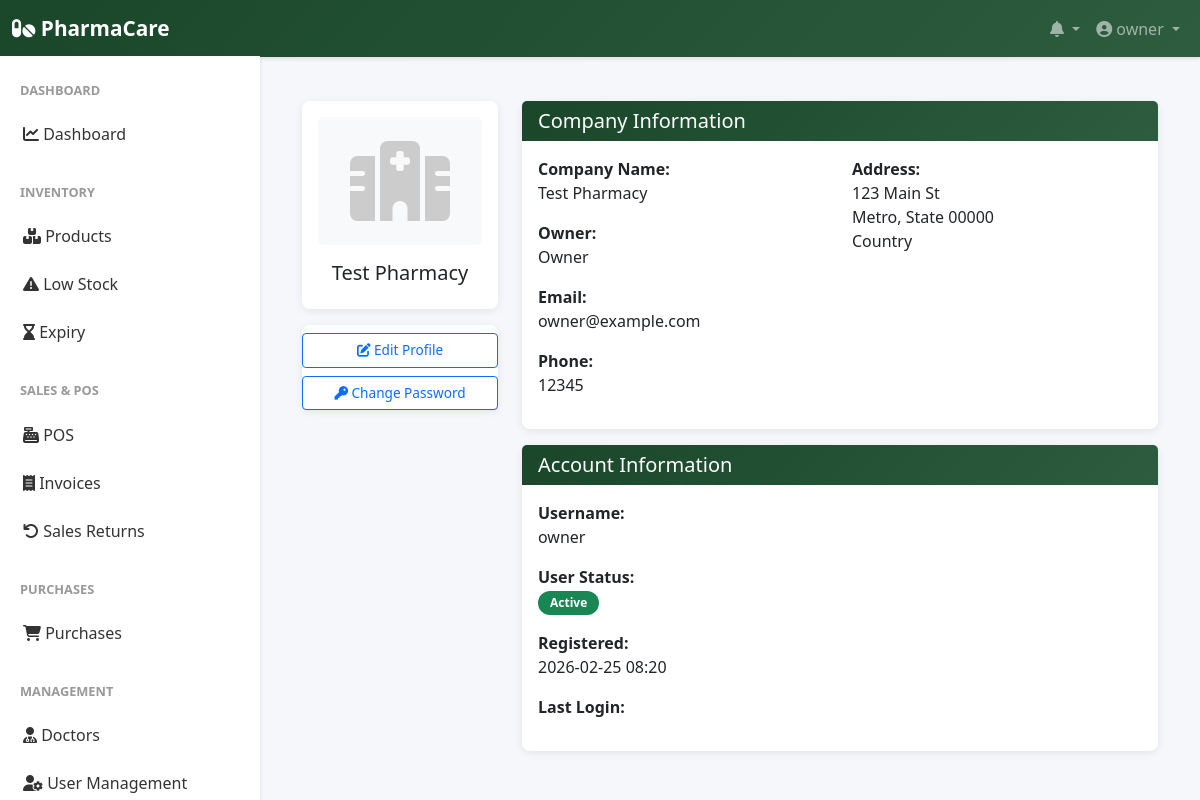
The app's page /profile (signed in) with its own data.
### app/models.py (models this page shows, shortened)
class User(UserMixin, db.Model):
    __tablename__ = 'user'
    id = db.Column(db.Integer, primary_key=True)
    company_id = db.Column(db.Integer, db.ForeignKey('company.id'), nullable=False)
    role = db.Column(db.String(20), default='manager')
    username = db.Column(db.String(255), unique=True, nullable=False)
    password_hash = db.Column(db.String(255), nullable=False)
    is_active = db.Column(db.Boolean, default=True)
    last_login = db.Column(db.DateTime)
    created_date = db.Column(db.DateTime, default=datetime.utcnow)
    updated_date = db.Column(db.DateTime, default=datetime.utcnow, onupdate=datetime.utcnow)
    company = db.relationship('Company', back_populates='user')

class Company(db.Model):
    __tablename__ = 'company'
    id = db.Column(db.Integer, primary_key=True)
    company_id = db.Column(db.String(36), unique=True, default=lambda: str(uuid.uuid4()))
    company_name = db.Column(db.String(255), nullable=False)
    owner_name = db.Column(db.String(255), nullable=False)
    email = db.Column(db.String(255), unique=True, nullable=False)
    phone = db.Column(db.String(20), nullable=False)
    address = db.Column(db.String(500), nullable=False)
    city = db.Column(db.String(100), nullable=False)
    state = db.Column(db.String(100), nullable=False)
    country = db.Column(db.String(100), nullable=False)
    postal_code = db.Column(db.String(20), nullable=False)
    gst_number = db.Column(db.String(50), unique=True)
    drug_license_number = db.Column(db.String(100), unique=True)
    logo_path = db.Column(db.String(500))
    is_active = db.Column(db.Boolean, default=True)
    created_date = db.Column(db.DateTime, default=datetime.utcnow)
    updated_date = db.Column(db.DateTime, default=datetime.utcnow, onupdate=datetime.utcnow)
    user = db.relationship('User', back_populates='company', uselist=False, cascade='all, delete-orphan')
    products = db.relationship('Product', back_populates='company', cascade='all, delete-orphan')
    sales = db.relationship('Sale', back_populates='company', cascade='all, delete-orphan')
    purchases = db.relationship('Purchase', back_populates='company', cascade='all, delete-orphan')
    customers = db.relationship('Customer', back_populates='company', cascade='all, delete-orphan')
    suppliers = db.relationship('Supplier', back_populates='company', cascade='all, delete-orphan')
    expenses = db.relationship('Expense', back_populates='company', cascade='all, delete-orphan')
    alerts = db.relationship('Alert', back_populates='company', cascade='all, delete-orphan')

### app/routes/auth.py (the view)
@auth_bp.route('/profile')
@login_required
def profile():
    company = current_user.company
    return render_template('profile.html', company=company)

### app/templates/profile.html (shortened to what this page needs)
{% extends "base.html" %}
{% block content %}
<div class="container mt-4">
    <div class="row">
        <div class="col-md-3">
            <div class="card text-center">
                <div class="card-body">
                    {% if company.logo_path %}
                    <img src="{{ url_for('static', filename=company.logo_path) }}" class="img-fluid rounded" style="max-height: 150px;">
                    {% else %}
                    <div class="bg-light rounded p-4">
                        <i class="fas fa-hospital" style="font-size: 80px; color: #ccc;"></i>
                    </div>
                    {% endif %}
                    <h5 class="mt-3">{{ company.company_name }}</h5>
                </div>
            </div>
            <div class="card mt-3">
                <div class="list-group list-group-flush">
                    <a href="{{ url_for('auth.edit_profile') }}" class="btn btn-outline-primary btn-sm w-100 mt-2">
                        <i class="fas fa-edit"></i> Edit Profile
                    </a>
                    <a href="{{ url_for('auth.change_password') }}" class="btn btn-outline-primary btn-sm w-100 mt-2">
                        <i class="fas fa-key"></i> Change Password
                    </a>
                </div>
            </div>
        </div>
        <div class="col-md-9">
            <div class="card">
                <div class="card-header">
                    <h5 class="mb-0">Company Information</h5>
                </div>
                <div class="card-body">
                    <div class="row">
                        <div class="col-md-6">
                            <p><strong>Company Name:</strong><br>{{ company.company_name }}</p>
                            <p><strong>Owner:</strong><br>{{ company.owner_name }}</p>
                            <p><strong>Email:</strong><br>{{ company.email }}</p>
                            <p><strong>Phone:</strong><br>{{ company.phone }}</p>
                        </div>
                        <div class="col-md-6">
                            <p><strong>Address:</strong><br>{{ company.address }}<br>{{ company.city }}, {{ company.state }} {{ company.postal_code }}<br>{{ company.country }}</p>
                        </div>
                    </div>
                </div>
            </div>
            <div class="card mt-3">
                <div class="card-header">
                    <h5 class="mb-0">Account Information</h5>
                </div>
                <div class="card-body">
                    <p><strong>Username:</strong><br>{{ current_user.username }}</p>
                    <p><strong>User Status:</strong><br><span class="badge bg-success">Active</span></p>
                        <p><strong>Registered:</strong><br>{{ company.created_date.strftime('%Y-%m-%d %H:%M') if company.created_date else '' }}</p>
                        <p><strong>Last Login:</strong><br>{{ current_user.last_login.strftime('%Y-%m-%d %H:%M') if current_user.last_login else '' }}</p>
                </div>
            </div>
        </div>
    </div>
</div>
{% endblock %}

### app/templates/base.html (shortened to what this page needs)
<!DOCTYPE html>
<html lang="en">
<head>
    <link href="https://cdn.jsdelivr.net/npm/bootstrap@5.3.0/dist/css/bootstrap.min.css" rel="stylesheet">
    <link rel="stylesheet" href="https://cdnjs.cloudflare.com/ajax/libs/font-awesome/6.4.0/css/all.min.css">
</head>
<body>
    <nav class="navbar navbar-expand-lg navbar-dark">
        <div class="container-fluid">
            <a class="navbar-brand" href="{{ url_for('dashboard.dashboard') }}">
                <i class="fas fa-pills"></i> PharmaCare
            </a>
            <div class="collapse navbar-collapse" id="navbarNav">
                <ul class="navbar-nav ms-auto">
                    {% if current_user.is_authenticated %}
                    <li class="nav-item dropdown">
                        <a class="nav-link dropdown-toggle" href="#" id="alertsDropdown" role="button" data-bs-toggle="dropdown">
                            <i class="fas fa-bell"></i>
                        </a>
                    </li>
                    <li class="nav-item dropdown">
                        <a class="nav-link dropdown-toggle" href="#" id="userDropdown" role="button" data-bs-toggle="dropdown">
                            <i class="fas fa-user-circle"></i> {{ current_user.username }}
                        </a>
                    </li>
                    {% endif %}
                </ul>
            </div>
        </div>
    </nav>
    {% if current_user.is_authenticated %}
    <div class="sidebar">
        <nav class="nav flex-column">
            <div class="nav-section-title">Dashboard</div>
            <a class="nav-link {% if request.endpoint == 'dashboard.dashboard' %}active{% endif %}" href="{{ url_for('dashboard.dashboard') }}">
                <i class="fas fa-chart-line"></i> Dashboard
            </a>
            <div class="nav-section-title">Inventory</div>
            <a class="nav-link {% if 'inventory' in request.path %}active{% endif %}" href="{{ url_for('inventory.products_list') }}">
                <i class="fas fa-boxes"></i> Products
            </a>
            <a class="nav-link {% if request.endpoint == 'inventory.low_stock_report' %}active{% endif %}" href="{{ url_for('inventory.low_stock_report') }}">
                <i class="fas fa-exclamation-triangle"></i> Low Stock
            </a>
            <a class="nav-link {% if request.endpoint == 'inventory.expiry_report' %}active{% endif %}" href="{{ url_for('inventory.expiry_report') }}">
                <i class="fas fa-hourglass-end"></i> Expiry
            </a>
            <div class="nav-section-title">Sales & POS</div>
            <a class="nav-link {% if request.endpoint == 'sales.pos' %}active{% endif %}" href="{{ url_for('sales.pos') }}">
                <i class="fas fa-cash-register"></i> POS
            </a>
            <a class="nav-link {% if 'invoices' in request.path %}active{% endif %}" href="{{ url_for('sales.invoices_list') }}">
                <i class="fas fa-receipt"></i> Invoices
            </a>
            <a class="nav-link {% if request.endpoint == 'sales.sales_returns_list' %}active{% endif %}" href="{{ url_for('sales.sales_returns_list') }}">
                <i class="fas fa-undo"></i> Sales Returns
            </a>
            <div class="nav-section-title">Purchases</div>
            <a class="nav-link {% if 'purchases' in request.path %}active{% endif %}" href="{{ url_for('purchases.purchases_list') }}">
                <i class="fas fa-shopping-cart"></i> Purchases
            </a>
            <div class="nav-section-title">Management</div>
            <a class="nav-link {% if 'doctors' in request.path %}active{% endif %}" href="{{ url_for('doctors.doctors_list') }}">
                <i class="fas fa-user-md"></i> Doctors
            </a>
            {% if current_user.role == 'owner' %}
            <a class="nav-link {% if 'users' in request.path %}active{% endif %}" href="{{ url_for('users.users_list') }}">
                <i class="fas fa-user-cog"></i> User Management
            </a>
            {% endif %}
        </nav>
    </div>
    {% endif %}
    <div class="{% if current_user.is_authenticated %}main-content{% else %}container mt-5{% endif %}">
        {% block content %}{% endblock %}
    </div>
</body>
</html>

### app/templates/base.html (style rules this page uses)
:root { --primary-color: #1a472a; --secondary-color: #2d5c3f; --danger-color: #dc3545; --success-color: #28a745; --warning-color: #ffc107; --info-color: #17a2b8; }
body { font-family: 'Segoe UI', Tahoma, Geneva, Verdana, sans-serif; background-color: #f5f7fa; }
.navbar { background: linear-gradient(135deg, var(--primary-color), var(--secondary-color)); box-shadow: 0 2px 4px rgba(0,0,0,0.1); }
.navbar-brand { font-weight: 600; font-size: 1.3rem; }
.sidebar { background: white; box-shadow: 0 2px 4px rgba(0,0,0,0.1); position: fixed; left: 0; top: 56px; bottom: 0; width: 260px; overflow-y: auto; z-index: 100; }
.main-content { margin-left: 260px; padding: 30px; padding-top: 20px; }
.sidebar .nav-link { color: #333; padding: 12px 20px; border-left: 3px solid transparent; transition: all 0.3s ease; }
.sidebar .nav-section-title { font-size: 0.8rem; font-weight: 600; color: #999; text-transform: uppercase; padding: 15px 20px 10px; margin-top: 10px; }
.card { border: none; box-shadow: 0 2px 8px rgba(0,0,0,0.08); border-radius: 8px; }
.card-header { background: linear-gradient(135deg, var(--primary-color), var(--secondary-color)); color: white; border: none; font-weight: 600; }
.badge { padding: 6px 12px; border-radius: 20px; }
.btn-sm { padding: 6px 12px; font-size: 0.85rem; }

### records on screen
User: username "owner"
Company: company_name "Test Pharmacy", owner_name "Owner", email "owner@example.com", phone "12345", address "123 Main St", city "Metro", state "State", postal_code "00000", country "Country", created_date "2026-02-25 08:20"
